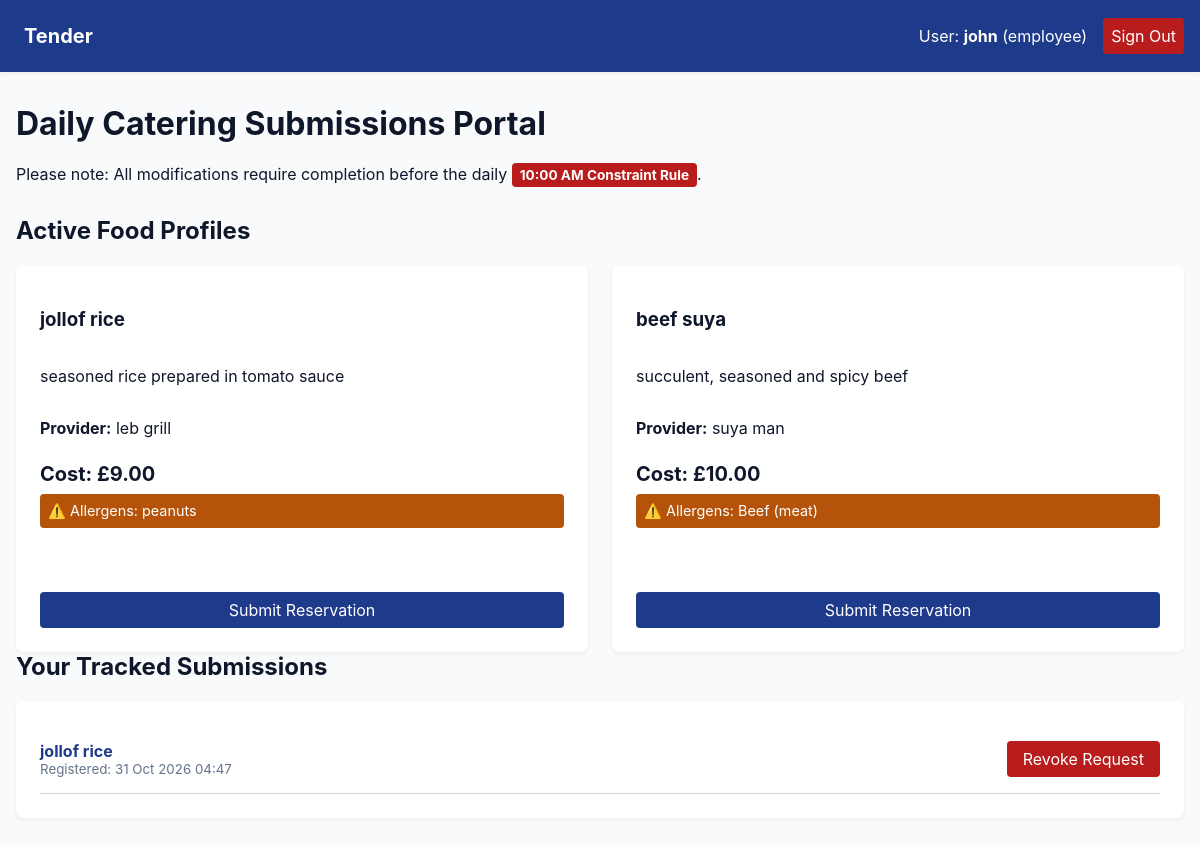
Page / (signed in) on the earlier database version.
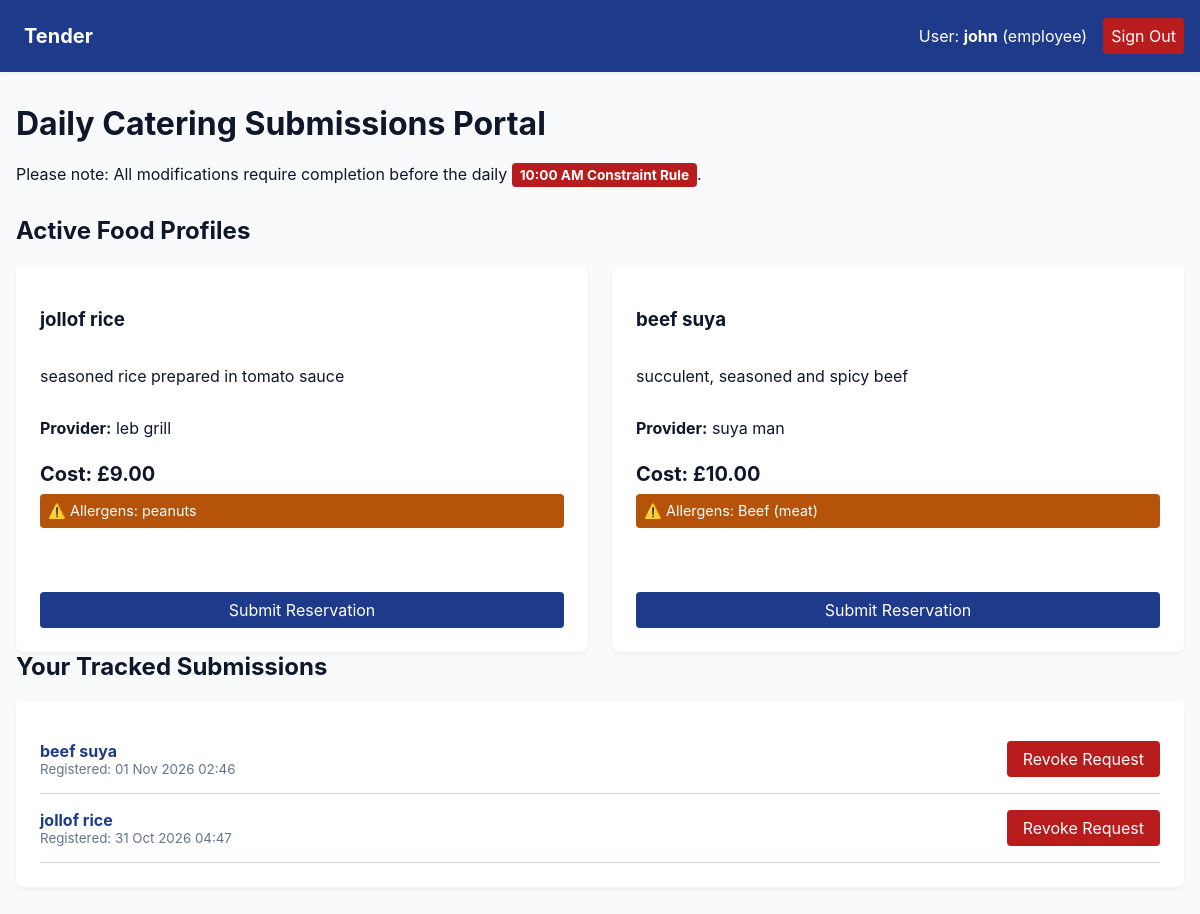
Same page on the later database version.
### catering/models.py (models this page shows, shortened)
class MealOption(models.Model):
    name = models.CharField(max_length=100)
    description = models.TextField()
    vendor = models.CharField(max_length=100)
    price = models.DecimalField(max_digits=6, decimal_places=2)
    contains_allergens = models.CharField(max_length=200, blank=True, help_text="Comma-separated listing")
    is_active = models.BooleanField(default=True)

class Order(models.Model):
    user = models.ForeignKey(UserProfile, on_delete=models.CASCADE, related_name='orders')
    meal_option = models.ForeignKey(MealOption, on_delete=models.PROTECT, related_name='ordered_meals')
    order_date = models.DateField(default=timezone.now)
    special_instructions = models.TextField(blank=True)
    created_at = models.DateTimeField(auto_now_add=True)

### catering/views.py (the view)
# urls.py: path('', views.dashboard, name='dashboard'),
@login_required
def dashboard(request):
    meals = MealOption.objects.filter(is_active=True)
    user_orders = Order.objects.filter(user=request.user).order_by('-created_at')
    context = {
        'meals': meals,
        'user_orders': user_orders,
    }
    return render(request, 'catering/dashboard.html', context)

### catering/templates/catering/dashboard.html
{% extends 'catering/base.html' %}
{% block content %}
<header>
    <h1>Daily Catering Submissions Portal</h1>
    <p>Please note: All modifications require completion before the daily <span class="ui-badge">10:00 AM Constraint Rule</span>.</p>
</header>
<section aria-label="Available Foods Matrix" style="margin-top: 2rem;">
    <h2>Active Food Profiles</h2>
    <div class="meal-grid">
        {% for meal in meals %}
            <article class="ui-card">
                <div class="ui-card-body">
                    <h3>{{ meal.name }}</h3>
                    <p>{{ meal.description }}</p>
                    <p><strong>Provider:</strong> {{ meal.vendor }}</p>
                    <p style="font-size: 1.25rem; font-weight: bold; margin: 0.5rem 0;">Cost: £{{ meal.price }}</p>
                    {% if meal.contains_allergens %}
                        <div class="ui-alert ui-alert-warning" style="padding: 0.5rem; font-size: 0.9rem; margin-bottom: 1rem;">
                            ⚠️ Allergens: {{ meal.contains_allergens }}
                        </div>
                    {% endif %}
                    <a href="{% url 'place_order' meal.id %}" class="ui-btn" style="margin-top: auto;">Submit Reservation</a>
                </div>
            </article>
        {% empty %}
            <div class="ui-alert ui-alert-info">No operational meal records have been updated for today's lunch matrix.</div>
        {% endfor %}
    </div>
</section>
<section aria-label="Historical Order Records" style="margin-top: 3rem;">
    <h2>Your Tracked Submissions</h2>
    <div class="ui-card">
        <ul style="list-style: none; padding: 0; margin: 0;">
            {% for order in user_orders %}
                <li style="border-bottom: 1px solid var(--border-color); padding: 1rem 0; display: flex; justify-content: space-between; align-items: center; flex-wrap: wrap; gap: 1rem;">
                    <div>
                        <strong style="color: var(--brand-primary);">{{ order.meal_option.name }}</strong>
                        <small style="display: block; color: #64748b;">Registered: {{ order.created_at|date:"d M Y H:i" }}</small>
                    </div>
                    <a href="{% url 'cancel_order' order.id %}" class="ui-btn ui-btn-danger">Revoke Request</a>
                </li>
            {% empty %}
                <li style="color: #64748b; padding: 1rem 0;">You have no logged meal options pending execution.</li>
            {% endfor %}
        </ul>
    </div>
</section>
{% endblock %}

Differences in the rows shown:
added Order: meal_option.name "beef suya", created_at "01 Nov 2026 02:46"
